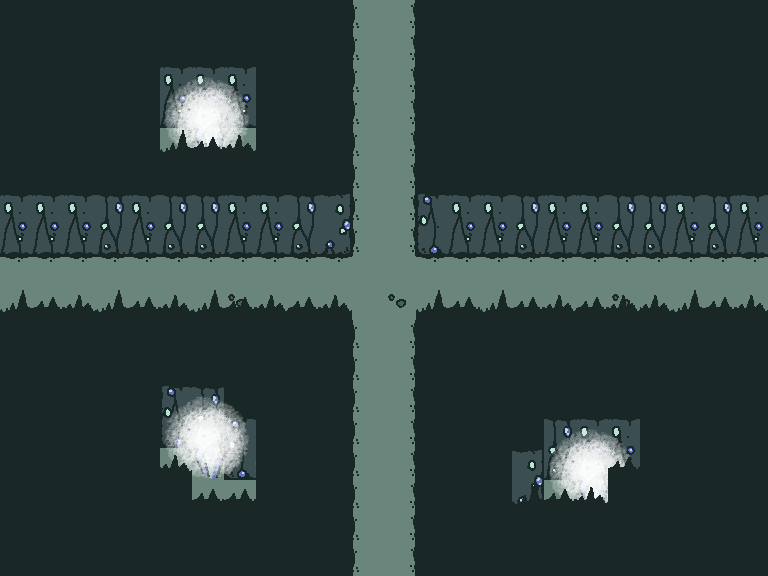

This is a level from a 2D game, rendered from its Tiled map with the project's own tilesets. A one-line summary and the map file follow, with tile-layer data summarised:
An orthogonal 24x18 tile map with 32x32 px tiles, 5 tile layers (FLOOR, MIDDLE, ABOVE, LIGHT, ...), 3 tilesets and 13 objects (3x mote, stone, return, west, north, ...).

<map version="1.2" tiledversion="1.2.0" orientation="orthogonal" renderorder="right-down" width="24" height="18" tilewidth="32" tileheight="32" infinite="0" nextlayerid="20" nextobjectid="325">
 <tileset firstgid="1" source="tilesets/objects.tsx" />
 <tileset firstgid="9" source="tilesets/depths.tsx" />
 <tileset firstgid="73" source="tilesets/light.tsx" />
 <layer id="15" name="FLOOR" width="24" height="18">
  <data>[432 cells, 432 non-empty, 14 distinct tile ids]</data>
 </layer>
 <layer id="16" name="MIDDLE" width="24" height="18">
  <data>[432 cells, 5 non-empty, 2 distinct tile ids]</data>
 </layer>
 <layer id="17" name="ABOVE" width="24" height="18">
  <data>[432 cells, 1 non-empty, 1 distinct tile ids]</data>
 </layer>
 <layer id="18" name="LIGHT" width="24" height="18">
  <data>[432 cells, 27 non-empty, 9 distinct tile ids]</data>
 </layer>
 <layer id="19" name="OVERHEAD" width="24" height="18">
  <data>[432 cells, 310 non-empty, 4 distinct tile ids]</data>
 </layer>
 <objectgroup color="#32e3c6" id="6" name="TERRAIN" visible="0" opacity="0.55">
  <object id="321" name="stone" x="0" y="0" width="768" height="576" />
 </objectgroup>
 <objectgroup id="5" name="SLOPES" />
 <objectgroup color="#50734a" id="7" name="COLLISION" opacity="0.5">
  <object id="316" x="0" y="0" width="352" height="256" />
  <object id="317" x="416" y="0" width="352" height="256" />
  <object id="318" x="0" y="320" width="352" height="256" />
  <object id="319" x="416" y="320" width="352" height="256" />
 </objectgroup>
 <objectgroup id="8" name="ENTITIES" opacity="0.64">
  <object id="277" name="return" gid="6" x="352" y="576" width="64" height="24">
   <properties>
    <property name="DEST" value="UNDERSHRINE,18,21" />
    <property name="TYPE" value="PORTAL" />
   </properties>
  </object>
  <object id="284" name="west" gid="6" x="0" y="320" width="24" height="64">
   <properties>
    <property name="ID" value="WEST" />
    <property name="TYPE" value="ANSWER" />
   </properties>
  </object>
  <object id="314" name="north" gid="6" x="352" y="24" width="64" height="24">
   <properties>
    <property name="ID" value="NORTH" />
    <property name="TYPE" value="ANSWER" />
   </properties>
  </object>
  <object id="315" name="east" gid="6" x="744" y="320" width="24" height="64">
   <properties>
    <property name="ID" value="EAST" />
    <property name="TYPE" value="ANSWER" />
   </properties>
  </object>
  <object id="320" name="question" gid="8" x="352" y="320" width="64" height="64">
   <properties>
    <property name="TYPE" value="QUESTION_TRIGGER" />
   </properties>
  </object>
  <object id="322" name="mote" gid="5" x="-64" y="72" width="32" height="32">
   <properties>
    <property name="DURATION" value="2000" />
    <property name="GRAPHIC" value="mote" />
    <property name="INTERVAL" value="600" />
    <property name="TYPE" value="emitter" />
   </properties>
  </object>
  <object id="323" name="mote" gid="5" x="-88" y="304" width="32" height="32">
   <properties>
    <property name="DURATION" value="2000" />
    <property name="GRAPHIC" value="mote" />
    <property name="INTERVAL" value="700" />
    <property name="TYPE" value="emitter" />
   </properties>
  </object>
  <object id="324" name="mote" gid="5" x="192" y="-24" width="32" height="32">
   <properties>
    <property name="DURATION" value="2000" />
    <property name="GRAPHIC" value="mote" />
    <property name="INTERVAL" value="500" />
    <property name="TYPE" value="emitter" />
   </properties>
  </object>
 </objectgroup>
</map>
